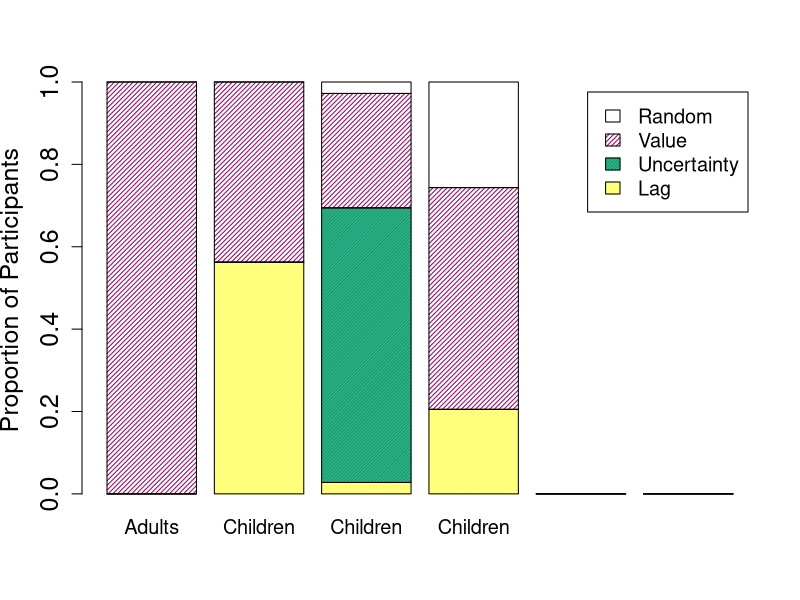
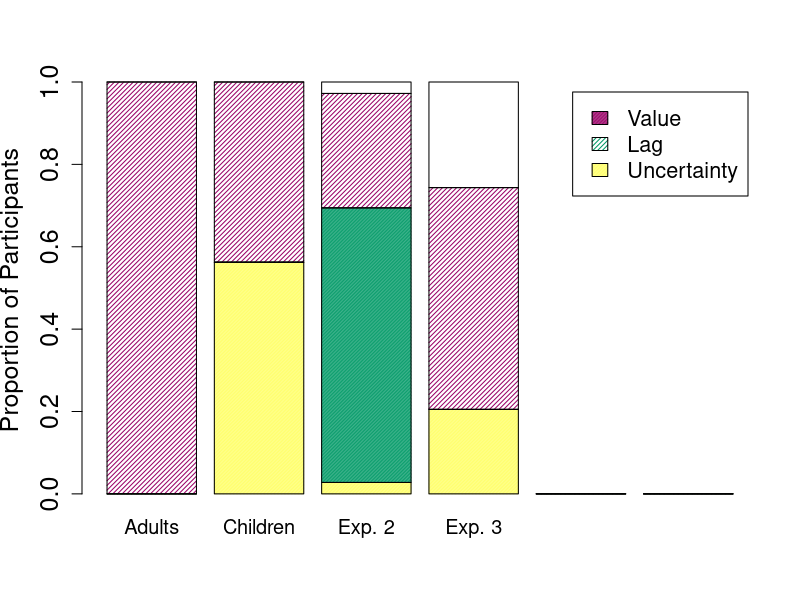

Write the R code that produced these figures, in order. (Note: this script raises an error after producing the figures.)





door_prop <- 24/36
lag_prop <- 1/36
value_prop <- 10/36
random_prop <- 1/36

lag1_prop <- 18/32
value1_prop <- 14/32

props <- NULL

#props$door <- c( 0.0, door_prop )
#props$lag <- c( lag1_prop, lag_prop )
#props$value <- c( value1_prop, value_prop)

props$exp1 <- c(0.0, lag1_prop, value1_prop)
props$exp2 <- c(door_prop, lag_prop, value_prop)
props$exp3 <- c(0.0, 11/39, 28/39)

props <- as.data.frame(props)

counts <- c(0, 0, 1, 0,
			lag1_prop, 0.0, value1_prop, 0,
			lag_prop, door_prop,  value_prop, random_prop,
			8/39, 0.0,  21/39, 10/39, 
			0,0,0,0,0,0,0,0)
			
counts <- matrix(counts, 4)

cols= c('#009999', '#FFFF99', '#FF6600') # c("purple", "yellow", "orange")

cols= c('#009999', '#FFFF99', '#FF3366')

cols= c('#009999', '#FFFF99', '#CC6699')

cols= c('#009999', '#FFFF99', '#FF99FF')

cols= c('#009999', '#FFFF66', '#CC6699')

cols= c('#009966', '#FFFF66', '#CC6699')

densities <- c(30, 100, 100)

cols= c('#FFFF66', '#009966',  '#990066', '#FFFFFF')

densities <- c(100, 100, 30, 100)

barplot(counts, main="",
  		names.arg = c('Adults','Children', 'Children', 'Children', '', ''), col= cols,
 		legend = c('Lag', 'Uncertainty',  'Value', 'Random'), density = densities,
 		ylab='Proportion of Participants', cex.axis = 1.5, cex.lab = 1.5,
 		args.legend = c(cex=1.2), cex.names = 1.2)




barplot(counts, main="",
  		names.arg = c('Adults','Children', 'Exp. 2', 'Exp. 3', '', ''), col= cols,
 		legend = c('Uncertainty', 'Lag', 'Value'), density = densities,
 		ylab='Proportion of Participants', cex.axis = 1.5, cex.lab = 1.5,
 		args.legend = c(cex=1.3), cex.names = 1.2)

sum(model.data$RL_llh)
sum(model.data$Lag_llh)


par(mfrow=c(1,2))
hist(model.data$RL_llh, xlim=c(0,140))
hist(model.data$Lag_llh, xlim=c(0,140))



model.data$Lag_aic <- model.data$Lag_llh*2 + 2
model.data$random_better_than_lag <- model.data$Lag_aic > (138.62943611198907*2)
model.data$random_better_than_lag